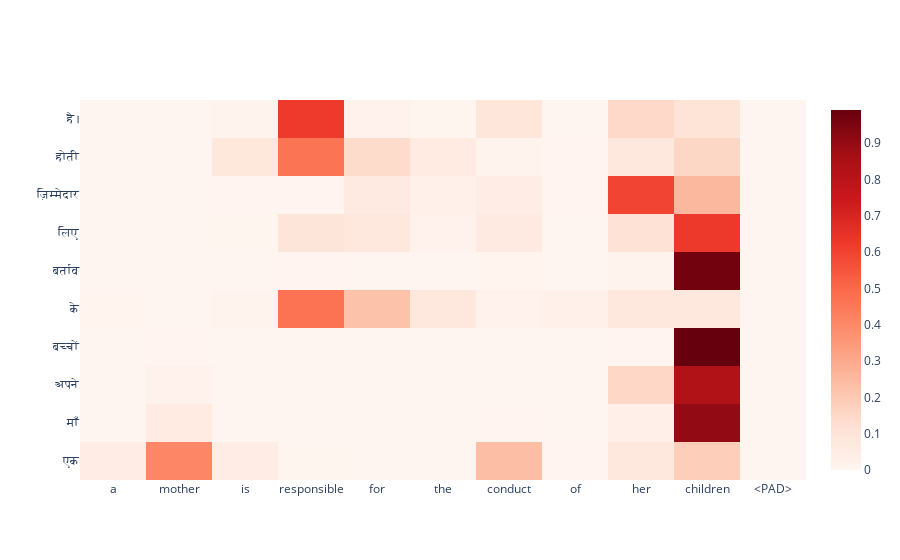

Source (notebook cell):
### Code cell
idx = -5
actual_seq = detokenize(hin[idx], tgt_lang.idx2word)
translation, att_wgts = predict_seq2seq(encoder, decoder, eng[idx], tgt_lang, max_length_tgt)

eng_sent = detokenize(eng[idx], inp_lang.idx2word)
print(f'English Sentence:      {eng_sent}')
print(f'Predicted Translation: {translation}')
print(f'Actual Translation:    {actual_seq}')


eng_tokens = eng_sent.strip().split(' ')
eng_tokens += ['<PAD>'] * (max_length_inp - len(eng_tokens))

trace = go.Heatmap(
    z=att_wgts, 
    x= eng_tokens, 
    y=translation.split(' '), 
    colorscale='Reds'
)
iplot([trace])

### Figure 1 — Plotly figure (JSON) as saved in the notebook; plotly's stock layout.template omitted (floating-point values rounded to 4 significant figures; data arrays with more than 128 entries replaced by an {"elided": "..."} marker saying what was removed)
{"data": [{"colorscale": [[0, "rgb(255,245,240)"], [0.125, "rgb(254,224,210)"], [0.25, "rgb(252,187,161)"], [0.375, "rgb(252,146,114)"], [0.5, "rgb(251,106,74)"], [0.625, "rgb(239,59,44)"], [0.75, "rgb(203,24,29)"], [0.875, "rgb(165,15,21)"], [1, "rgb(103,0,13)"]], "type": "heatmap", "x": ["a", "mother", "is", "responsible", "for", "the", "conduct", "of", "her", "children", "<PAD>", "<PAD>", "<PAD>", "<PAD>", "<PAD>", "<PAD>", "<PAD>", "<PAD>", "<PAD>", "<PAD>", "<PAD>", "<PAD>"], "y": ["एक", "माँ", "अपने", "बच्चों", "के", "बर्ताव", "के", "लिए", "ज़िम्मेदार", "होती", "है।"], "z": {"elided": "11x22 float values"}}], "layout": {"autosize": true, "xaxis": {"autorange": true, "range": [-0.5, 10.5], "type": "category"}, "yaxis": {"autorange": true, "range": [-0.5, 9.5], "type": "category"}}}
